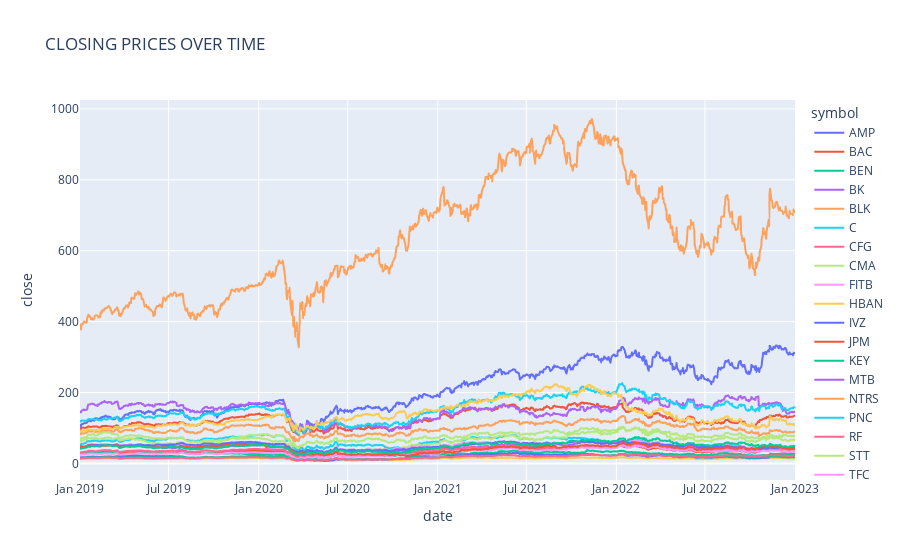

Notebook code for this chart:
### Code cell
fig.update_xaxes(range=["2019-01-01", "2023-01-01"])

### Figure 1 — Plotly figure (JSON) as saved in the notebook; plotly's stock layout.template omitted (floating-point values rounded to 4 significant figures; data arrays with more than 128 entries replaced by an {"elided": "..."} marker saying what was removed)
{"data": [{"hovertemplate": "symbol=AMP<br>date=%{x}<br>close=%{y}<extra></extra>", "legendgroup": "AMP", "line": {"color": "#636efa", "dash": "solid"}, "marker": {"symbol": "circle"}, "mode": "lines", "name": "AMP", "showlegend": true, "type": "scattergl", "x": {"elided": "1321 str values"}, "xaxis": "x", "y": {"elided": "1321 float values"}, "yaxis": "y"}, {"hovertemplate": "symbol=BAC<br>date=%{x}<br>close=%{y}<extra></extra>", "legendgroup": "BAC", "line": {"color": "#EF553B", "dash": "solid"}, "marker": {"symbol": "circle"}, "mode": "lines", "name": "BAC", "showlegend": true, "type": "scattergl", "x": {"elided": "1321 str values"}, "xaxis": "x", "y": {"elided": "1321 float values"}, "yaxis": "y"}, {"hovertemplate": "symbol=BEN<br>date=%{x}<br>close=%{y}<extra></extra>", "legendgroup": "BEN", "line": {"color": "#00cc96", "dash": "solid"}, "marker": {"symbol": "circle"}, "mode": "lines", "name": "BEN", "showlegend": true, "type": "scattergl", "x": {"elided": "1321 str values"}, "xaxis": "x", "y": {"elided": "1321 float values"}, "yaxis": "y"}, {"hovertemplate": "symbol=BK<br>date=%{x}<br>close=%{y}<extra></extra>", "legendgroup": "BK", "line": {"color": "#ab63fa", "dash": "solid"}, "marker": {"symbol": "circle"}, "mode": "lines", "name": "BK", "showlegend": true, "type": "scattergl", "x": {"elided": "1321 str values"}, "xaxis": "x", "y": {"elided": "1321 float values"}, "yaxis": "y"}, {"hovertemplate": "symbol=BLK<br>date=%{x}<br>close=%{y}<extra></extra>", "legendgroup": "BLK", "line": {"color": "#FFA15A", "dash": "solid"}, "marker": {"symbol": "circle"}, "mode": "lines", "name": "BLK", "showlegend": true, "type": "scattergl", "x": {"elided": "1321 str values"}, "xaxis": "x", "y": {"elided": "1321 float values"}, "yaxis": "y"}, {"hovertemplate": "symbol=C<br>date=%{x}<br>close=%{y}<extra></extra>", "legendgroup": "C", "line": {"color": "#19d3f3", "dash": "solid"}, "marker": {"symbol": "circle"}, "mode": "lines", "name": "C", "showlegend": true, "type": "scattergl", "x": {"elided": "1321 str values"}, "xaxis": "x", "y": {"elided": "1321 float values"}, "yaxis": "y"}, {"hovertemplate": "symbol=CFG<br>date=%{x}<br>close=%{y}<extra></extra>", "legendgroup": "CFG", "line": {"color": "#FF6692", "dash": "solid"}, "marker": {"symbol": "circle"}, "mode": "lines", "name": "CFG", "showlegend": true, "type": "scattergl", "x": {"elided": "1321 str values"}, "xaxis": "x", "y": {"elided": "1321 float values"}, "yaxis": "y"}, {"hovertemplate": "symbol=CMA<br>date=%{x}<br>close=%{y}<extra></extra>", "legendgroup": "CMA", "line": {"color": "#B6E880", "dash": "solid"}, "marker": {"symbol": "circle"}, "mode": "lines", "name": "CMA", "showlegend": true, "type": "scattergl", "x": {"elided": "1321 str values"}, "xaxis": "x", "y": {"elided": "1321 float values"}, "yaxis": "y"}, {"hovertemplate": "symbol=FITB<br>date=%{x}<br>close=%{y}<extra></extra>", "legendgroup": "FITB", "line": {"color": "#FF97FF", "dash": "solid"}, "marker": {"symbol": "circle"}, "mode": "lines", "name": "FITB", "showlegend": true, "type": "scattergl", "x": {"elided": "1321 str values"}, "xaxis": "x", "y": {"elided": "1321 float values"}, "yaxis": "y"}, {"hovertemplate": "symbol=HBAN<br>date=%{x}<br>close=%{y}<extra></extra>", "legendgroup": "HBAN", "line": {"color": "#FECB52", "dash": "solid"}, "marker": {"symbol": "circle"}, "mode": "lines", "name": "HBAN", "showlegend": true, "type": "scattergl", "x": {"elided": "1321 str values"}, "xaxis": "x", "y": {"elided": "1321 float values"}, "yaxis": "y"}, {"hovertemplate": "symbol=IVZ<br>date=%{x}<br>close=%{y}<extra></extra>", "legendgroup": "IVZ", "line": {"color": "#636efa", "dash": "solid"}, "marker": {"symbol": "circle"}, "mode": "lines", "name": "IVZ", "showlegend": true, "type": "scattergl", "x": {"elided": "1321 str values"}, "xaxis": "x", "y": {"elided": "1321 float values"}, "yaxis": "y"}, {"hovertemplate": "symbol=JPM<br>date=%{x}<br>close=%{y}<extra></extra>", "legendgroup": "JPM", "line": {"color": "#EF553B", "dash": "solid"}, "marker": {"symbol": "circle"}, "mode": "lines", "name": "JPM", "showlegend": true, "type": "scattergl", "x": {"elided": "1321 str values"}, "xaxis": "x", "y": {"elided": "1321 float values"}, "yaxis": "y"}, {"hovertemplate": "symbol=KEY<br>date=%{x}<br>close=%{y}<extra></extra>", "legendgroup": "KEY", "line": {"color": "#00cc96", "dash": "solid"}, "marker": {"symbol": "circle"}, "mode": "lines", "name": "KEY", "showlegend": true, "type": "scattergl", "x": {"elided": "1321 str values"}, "xaxis": "x", "y": {"elided": "1321 float values"}, "yaxis": "y"}, {"hovertemplate": "symbol=MTB<br>date=%{x}<br>close=%{y}<extra></extra>", "legendgroup": "MTB", "line": {"color": "#ab63fa", "dash": "solid"}, "marker": {"symbol": "circle"}, "mode": "lines", "name": "MTB", "showlegend": true, "type": "scattergl", "x": {"elided": "1321 str values"}, "xaxis": "x", "y": {"elided": "1321 float values"}, "yaxis": "y"}, {"hovertemplate": "symbol=NTRS<br>date=%{x}<br>close=%{y}<extra></extra>", "legendgroup": "NTRS", "line": {"color": "#FFA15A", "dash": "solid"}, "marker": {"symbol": "circle"}, "mode": "lines", "name": "NTRS", "showlegend": true, "type": "scattergl", "x": {"elided": "1321 str values"}, "xaxis": "x", "y": {"elided": "1321 float values"}, "yaxis": "y"}, {"hovertemplate": "symbol=PNC<br>date=%{x}<br>close=%{y}<extra></extra>", "legendgroup": "PNC", "line": {"color": "#19d3f3", "dash": "solid"}, "marker": {"symbol": "circle"}, "mode": "lines", "name": "PNC", "showlegend": true, "type": "scattergl", "x": {"elided": "1321 str values"}, "xaxis": "x", "y": {"elided": "1321 float values"}, "yaxis": "y"}, {"hovertemplate": "symbol=RF<br>date=%{x}<br>close=%{y}<extra></extra>", "legendgroup": "RF", "line": {"color": "#FF6692", "dash": "solid"}, "marker": {"symbol": "circle"}, "mode": "lines", "name": "RF", "showlegend": true, "type": "scattergl", "x": {"elided": "1321 str values"}, "xaxis": "x", "y": {"elided": "1321 float values"}, "yaxis": "y"}, {"hovertemplate": "symbol=STT<br>date=%{x}<br>close=%{y}<extra></extra>", "legendgroup": "STT", "line": {"color": "#B6E880", "dash": "solid"}, "marker": {"symbol": "circle"}, "mode": "lines", "name": "STT", "showlegend": true, "type": "scattergl", "x": {"elided": "1321 str values"}, "xaxis": "x", "y": {"elided": "1321 float values"}, "yaxis": "y"}, {"hovertemplate": "symbol=TFC<br>date=%{x}<br>close=%{y}<extra></extra>", "legendgroup": "TFC", "line": {"color": "#FF97FF", "dash": "solid"}, "marker": {"symbol": "circle"}, "mode": "lines", "name": "TFC", "showlegend": true, "type": "scattergl", "x": {"elided": "1321 str values"}, "xaxis": "x", "y": {"elided": "1321 float values"}, "yaxis": "y"}, {"hovertemplate": "symbol=TROW<br>date=%{x}<br>close=%{y}<extra></extra>", "legendgroup": "TROW", "line": {"color": "#FECB52", "dash": "solid"}, "marker": {"symbol": "circle"}, "mode": "lines", "name": "TROW", "showlegend": true, "type": "scattergl", "x": {"elided": "1321 str values"}, "xaxis": "x", "y": {"elided": "1321 float values"}, "yaxis": "y"}, {"hovertemplate": "symbol=USB<br>date=%{x}<br>close=%{y}<extra></extra>", "legendgroup": "USB", "line": {"color": "#636efa", "dash": "solid"}, "marker": {"symbol": "circle"}, "mode": "lines", "name": "USB", "showlegend": true, "type": "scattergl", "x": {"elided": "1321 str values"}, "xaxis": "x", "y": {"elided": "1321 float values"}, "yaxis": "y"}, {"hovertemplate": "symbol=WFC<br>date=%{x}<br>close=%{y}<extra></extra>", "legendgroup": "WFC", "line": {"color": "#EF553B", "dash": "solid"}, "marker": {"symbol": "circle"}, "mode": "lines", "name": "WFC", "showlegend": true, "type": "scattergl", "x": {"elided": "1321 str values"}, "xaxis": "x", "y": {"elided": "1321 float values"}, "yaxis": "y"}, {"hovertemplate": "symbol=ZION<br>date=%{x}<br>close=%{y}<extra></extra>", "legendgroup": "ZION", "line": {"color": "#00cc96", "dash": "solid"}, "marker": {"symbol": "circle"}, "mode": "lines", "name": "ZION", "showlegend": true, "type": "scattergl", "x": {"elided": "1321 str values"}, "xaxis": "x", "y": {"elided": "1321 float values"}, "yaxis": "y"}], "layout": {"legend": {"title": {"text": "symbol"}, "tracegroupgap": 0}, "title": {"text": "CLOSING PRICES OVER TIME"}, "xaxis": {"anchor": "y", "domain": [0, 1], "range": ["2019-01-01", "2023-01-01"], "title": {"text": "date"}}, "yaxis": {"anchor": "x", "domain": [0, 1], "title": {"text": "close"}}}}
